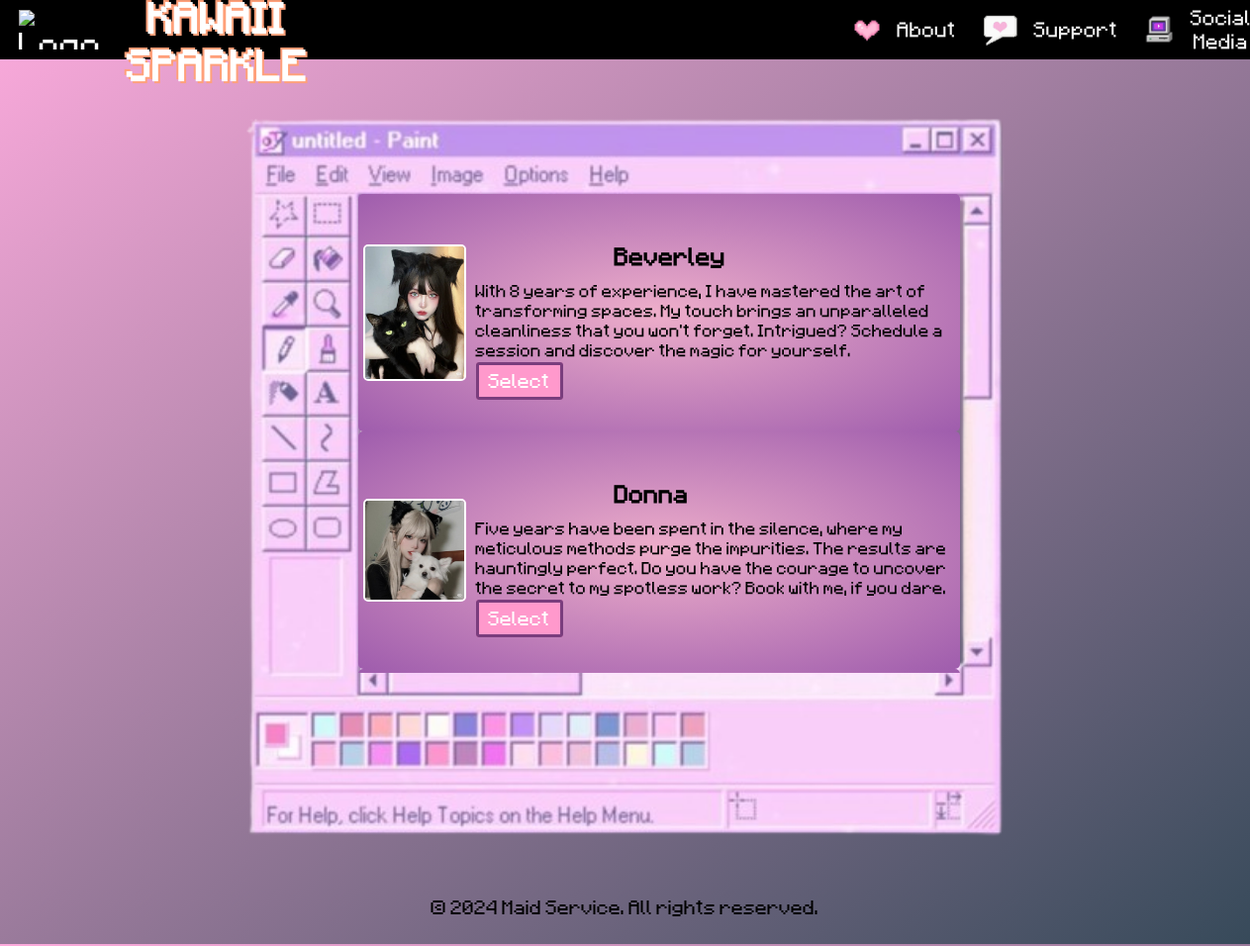
Screenshot of /select-maid/ with the database file from the repository.
### booking/models.py (models this page shows, shortened)
class Maid(models.Model):
    name = models.CharField(max_length=100)
    bio = models.TextField()
    profile_picture = models.ImageField(upload_to='maid_pics/')
    available_times = models.JSONField()

### booking/views.py (the view)
# urls.py: path('select-maid/', views.select_maid, name='select_maid'),
def select_maid(request):
    maids = Maid.objects.all()
    return render(request, 'booking/select_maid.html', {'maids': maids})

### booking/templates/booking/select_maid.html (shortened to what this page needs)
{% load static %}
<!DOCTYPE html>
<html lang="en">
<head>
    <link rel="stylesheet" href="{% static 'css/select.css' %}">
</head>
<body>
    <header>
    <nav class="topnav">
        <div class="nav-item logo">
            <img src="{% static 'img/paw.jpeg' %}" alt="Logo" class="logo">
        </div>
        <div class="nav-item title">
            <h1 class="nav-text">KAWAII SPARKLE</h1>
        </div>
        <div class="nav-links">
            <div class="nav-item">
                <img src="{% static 'img/logo6.jpeg' %}" alt="Logo" class="logo">
                <a href="#">About</a>
            </div>
            <div class="nav-item">
                <img src="{% static 'img/logo5.jpeg' %}" alt="Logo" class="logo">
                <a href="#">Support</a>
            </div>
            <div class="nav-item">
                <img src="{% static 'img/logo9.jpeg' %}" alt="Logo" class="logo">
                <a href="#">Social Media</a>
            </div>
        </div>
    </nav>
</header>
    <main>
        <div class="paint-window">
            <img src="{% static 'img/paint.png' %}" alt="Paint Window" class="background-image">
            <div class="content">
                <ul>
                    {% for maid in maids %}
                        <li>
                            <img src="{{ maid.profile_picture.url }}" alt="{{ maid.name }}" width="100">
                            <div>
                                <h3>{{ maid.name }}</h3>
                                <p>{{ maid.bio }}</p>
                                <a id="select-button" href="{% url 'select_schedule' maid.id %}">Select</a>
                            </div>
                        </li>
                    {% endfor %}
                </ul>
            </div>
        </div>
    </main>
    <footer>
        <p>&copy; 2024 Maid Service. All rights reserved.</p>
    </footer>
</body>
</html>

### booking/static/css/select.css (style rules this page uses)
body { background: linear-gradient(to bottom right, #FDABDD, #374A5A); display: flex; flex-direction: column; align-items: center; font-family: 'Minecraftia', sans-serif; margin: 0; }
.topnav { display: flex; align-items: center; justify-content: space-between; background: black; width: 100%; height: 60px; padding: 0 20px; box-sizing: border-box; }
.nav-item.logo { display: flex; align-items: center; margin-right: auto; }
.nav-item.title { display: flex; align-items: center; }
.nav-links { display: flex; align-items: center; margin-left: auto; }
.nav-item { display: flex; align-items: center; color: white; font-size: 28px; margin-left: 20px; }
.nav-item img { margin-right: 5px; height: 40px; }
.nav-item a { color: #f2f2f2; text-decoration: none; font-size: 17px; text-align: center; margin-left: 5px; }
.nav-item h1 { color: white; font-family: 'Minecraftia', sans-serif; text-decoration: none; font-size: 35px; margin-bottom: 3px; padding-right: 525px; }
h1 { text-align: center; color: #FF69B4; font-family: 'Comic Sans MS', cursive, sans-serif; text-shadow: 2px 2px 0 #FFA07A, -2px -2px 0 #FFA07A; }
.paint-window { position: relative; margin-top: 20px; width: 800px; height: 800px; }
.background-image { width: 100%; height: 100%; position: absolute; top: 0; left: 0; z-index: 1; }
.content { position: absolute; top: 100px; left: 50px; width: 700px; height: 500px; overflow-y: auto; z-index: 2; color: #fff; }
ul { list-style: none; padding: 0; }
li { display: flex; align-items: center; color: black; padding: 5px; margin-right: 12px; border-radius: 5px; margin-left: 80px; height: 230px; background: radial-gradient(#eeaeca, #9f5dad); }
li img { border: 2px solid #fff; border-radius: 5px; margin-right: 10px; }
li h3 { margin: 10px 10px 9px 140px; font-size: 20px; }
li p { margin: 10px 0; flex: 1; font-size: 14px; }
li a { background-color: #ff99cc; border: 3px solid #7a3d7d; padding: 5px 10px; color: white; text-decoration: none; border-radius: 3px; }
footer { margin-top: auto; width: 100%; text-align: center; color: black; padding: 10px 0; }

### rows the page displays
Maid: profile_picture (picture), name "Beverley", bio "With 8 years of experience, I have mastered the art of transforming spaces. My touch brings an unparalleled cleanliness that you won't forget. Intrigued? Schedule a session and discover the magic for yourself."
Maid: profile_picture (picture), name "Donna", bio "Five years have been spent in the silence, where my meticulous methods purge the impurities. The results are hauntingly perfect. Do you have the courage to uncover the secret to my spotless work? Book with me, if you dare."
